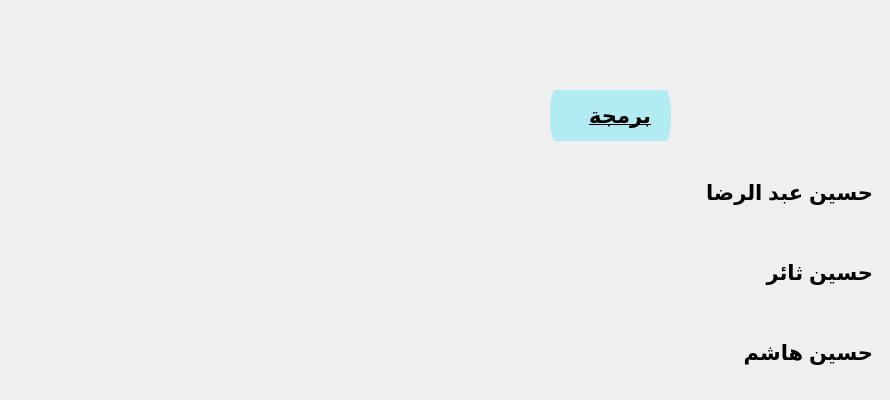
    <widget class="QWidget" name="tab_4">
     <attribute name="title">
      <string>حولنه</string>
     </attribute>
     <widget class="QLabel" name="label_11">
      <property name="geometry">
       <rect>
        <x>350</x>
        <y>330</y>
        <width>529</width>
        <height>61</height>
       </rect>
      </property>
      <property name="font">
       <font>
        <pointsize>16</pointsize>
        <weight>75</weight>
        <bold>true</bold>
       </font>
      </property>
      <property name="styleSheet">
       <string notr="true">border-bottom: 1px solid #00e5ff;
padding-bottom:15px</string>
      </property>
      <property name="text">
       <string>حسين هاشم</string>
      </property>
     </widget>
     <widget class="QLabel" name="label_4">
      <property name="geometry">
       <rect>
        <x>350</x>
        <y>170</y>
        <width>529</width>
        <height>61</height>
       </rect>
      </property>
      <property name="font">
       <font>
        <pointsize>16</pointsize>
        <weight>75</weight>
        <bold>true</bold>
       </font>
      </property>
      <property name="styleSheet">
       <string notr="true">border-bottom: 1px solid #00e5ff;
padding-bottom:15px</string>
      </property>
      <property name="text">
       <string>حسين عبد الرضا</string>
      </property>
     </widget>
     <widget class="QLabel" name="label_5">
      <property name="geometry">
       <rect>
        <x>350</x>
        <y>250</y>
        <width>529</width>
        <height>61</height>
       </rect>
      </property>
      <property name="font">
       <font>
        <pointsize>16</pointsize>
        <weight>75</weight>
        <bold>true</bold>
       </font>
      </property>
      <property name="styleSheet">
       <string notr="true">border-bottom: 1px solid #00e5ff;
padding-bottom:15px</string>
      </property>
      <property name="text">
       <string>حسين ثائر </string>
      </property>
     </widget>
     <widget class="QWidget" name="widget" native="true">
      <property name="geometry">
       <rect>
        <x>340</x>
        <y>90</y>
        <width>541</width>
        <height>51</height>
       </rect>
      </property>
      <property name="styleSheet">
       <string notr="true">border-radius: 50px;</string>
      </property>
      <widget class="QLabel" name="label_3">
       <property name="geometry">
        <rect>
         <x>210</x>
         <y>-30</y>
         <width>121</width>
         <height>111</height>
        </rect>
       </property>
       <property name="font">
        <font>
         <family>Palatino Linotype</family>
         <pointsize>16</pointsize>
         <weight>75</weight>
         <bold>true</bold>
         <underline>true</underline>
        </font>
       </property>
       <property name="styleSheet">
        <string notr="true">background-color: #b2ebf2;
padding-right:15px;
color:ffff</string>
       </property>
       <property name="text">
        <string>برمجة</string>
       </property>
      </widget>
     </widget>
    </widget>
